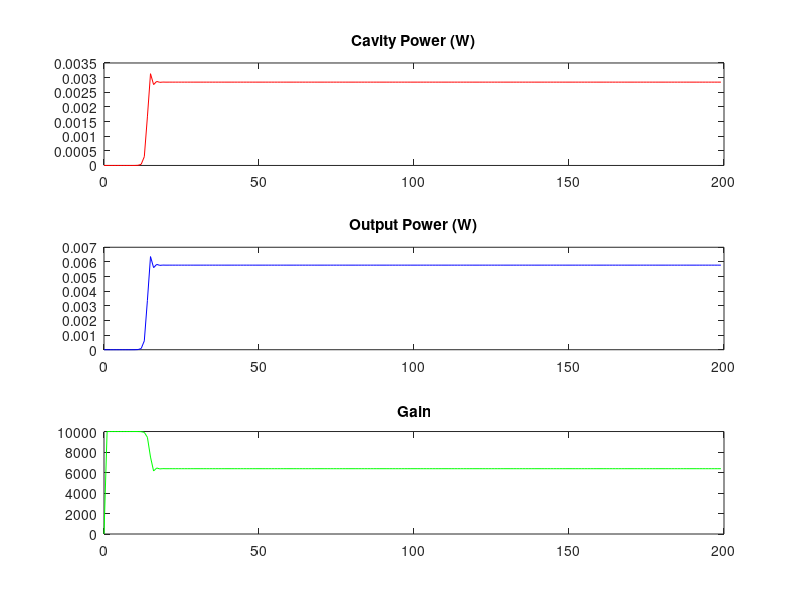

Reproduce this figure in MATLAB.
clear all
format short

%Modeling the power buildup of a nd:YAG solid state laser operating at
%946nm with uniform active gain of g (m-1), logarithmic cavity loss gamma
%(m-1), optical coupler efficiencies R1 and R2 and initial power Pi

%global variables
go=1e4;
lg=280e-6;
la=350e-6;
gamma=3.5e3;
R1=0.99;
R2=0.33;
tau=230e-6;
h=6.626e-34;
v=3e8/(808e-9);
P(1)=h*v/tau;
Ps=0.010;

%Initiate loop
n=1;

%Calculate Cavity power as a function of roundtrips

while n<200
    g(n+1)=go/(1+2*(P(n)/Ps));
    P(n+1)=P(n)*(R2*R1*exp((g(n+1)*lg-gamma*la)*2));
    Pout(n+1)=P(n)*(1-R2)*(R1*exp((g(n+1)*lg-gamma*la)*2));
    k(n+1)=n;
    n=n+1;
end

figure(1)
subplot(3,1,1)
plot(k,P,'r')
title('Cavity Power (W)')
subplot(3,1,2)
plot(k,Pout,'b')
title('Output Power (W)')
subplot(3,1,3)
plot(k,g,'g')
title('Gain')